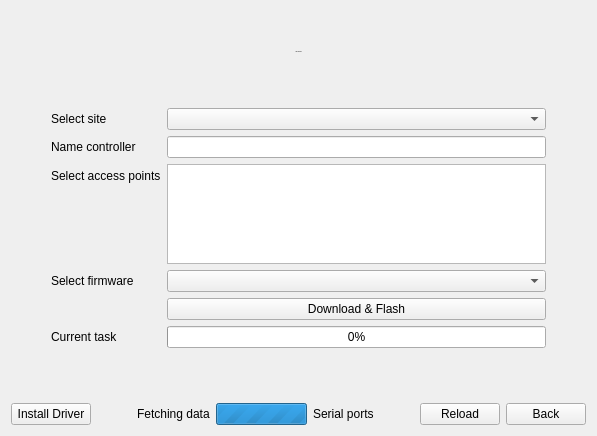
      <widget class="QWidget" name="addControllerPage">
       <layout class="QVBoxLayout" name="verticalLayout_5">
        <item>
         <spacer name="verticalSpacer_6">
          <property name="orientation">
           <enum>Qt::Vertical</enum>
          </property>
          <property name="sizeHint" stdset="0">
           <size>
            <width>20</width>
            <height>40</height>
           </size>
          </property>
         </spacer>
        </item>
        <item>
         <widget class="QLabel" name="addHeader">
          <property name="font">
           <font>
            <family>Roboto</family>
            <pointsize>-1</pointsize>
           </font>
          </property>
          <property name="text">
           <string>Add Controller</string>
          </property>
          <property name="alignment">
           <set>Qt::AlignCenter</set>
          </property>
         </widget>
        </item>
        <item>
         <spacer name="verticalSpacer_9">
          <property name="orientation">
           <enum>Qt::Vertical</enum>
          </property>
          <property name="sizeHint" stdset="0">
           <size>
            <width>20</width>
            <height>40</height>
           </size>
          </property>
         </spacer>
        </item>
        <item>
         <widget class="QWidget" name="addForm" native="true">
          <layout class="QFormLayout" name="addForm2">
           <property name="leftMargin">
            <number>40</number>
           </property>
           <property name="rightMargin">
            <number>40</number>
           </property>
           <item row="0" column="0">
            <widget class="QLabel" name="label_2">
             <property name="text">
              <string>Select site</string>
             </property>
            </widget>
           </item>
           <item row="0" column="1">
            <widget class="QComboBox" name="addControllerSitesComboBox"/>
           </item>
           <item row="1" column="0">
            <widget class="QLabel" name="label_3">
             <property name="text">
              <string>Name controller</string>
             </property>
            </widget>
           </item>
           <item row="1" column="1">
            <widget class="QLineEdit" name="addControllerNameLineEdit"/>
           </item>
           <item row="2" column="1">
            <widget class="QListView" name="addControllerAPListView">
             <property name="maximumSize">
              <size>
               <width>16777215</width>
               <height>100</height>
              </size>
             </property>
             <property name="toolTip">
              <string>Checked WiFi connections are saved to the controller</string>
             </property>
            </widget>
           </item>
           <item row="4" column="0">
            <widget class="QLabel" name="label_9">
             <property name="text">
              <string>Select firmware</string>
             </property>
            </widget>
           </item>
           <item row="4" column="1">
            <widget class="QComboBox" name="addControllerFirmwaresComboBox"/>
           </item>
           <item row="6" column="1">
            <widget class="QProgressBar" name="addControllerProgressBar">
             <property name="value">
              <number>0</number>
             </property>
            </widget>
           </item>
           <item row="6" column="0">
            <widget class="QLabel" name="addControllerProgressText">
             <property name="text">
              <string>Current task</string>
             </property>
            </widget>
           </item>
           <item row="5" column="1">
            <widget class="QPushButton" name="addControllerFlashButton">
             <property name="text">
              <string>Download &amp;&amp; Flash</string>
             </property>
            </widget>
           </item>
           <item row="2" column="0">
            <widget class="QLabel" name="label_15">
             <property name="text">
              <string>Select access points</string>
             </property>
             <property name="alignment">
              <set>Qt::AlignLeading|Qt::AlignLeft|Qt::AlignVCenter</set>
             </property>
            </widget>
           </item>
          </layout>
         </widget>
        </item>
        <item>
         <spacer name="verticalSpacer_7">
          <property name="orientation">
           <enum>Qt::Vertical</enum>
          </property>
          <property name="sizeHint" stdset="0">
           <size>
            <width>20</width>
            <height>40</height>
           </size>
          </property>
         </spacer>
        </item>
        <item>
         <layout class="QHBoxLayout" name="horizontalLayout_4">
          <item>
           <widget class="QPushButton" name="addControllerDriverButton">
            <property name="text">
             <string>Install Driver</string>
            </property>
           </widget>
          </item>
          <item>
           <spacer name="horizontalSpacer_6">
            <property name="orientation">
             <enum>Qt::Horizontal</enum>
            </property>
            <property name="sizeHint" stdset="0">
             <size>
              <width>40</width>
              <height>20</height>
             </size>
            </property>
           </spacer>
          </item>
          <item>
           <widget class="QLabel" name="addControllerLoadingText">
            <property name="text">
             <string>Fetching data</string>
            </property>
           </widget>
          </item>
          <item>
           <widget class="QProgressBar" name="addControllerLoadingBar">
            <property name="maximum">
             <number>0</number>
            </property>
            <property name="value">
             <number>-1</number>
            </property>
           </widget>
          </item>
          <item>
           <widget class="QLabel" name="addControllerSerialPortsText">
            <property name="text">
             <string>Serial ports</string>
            </property>
           </widget>
          </item>
          <item>
           <spacer name="horizontalSpacer_11">
            <property name="orientation">
             <enum>Qt::Horizontal</enum>
            </property>
            <property name="sizeHint" stdset="0">
             <size>
              <width>40</width>
              <height>20</height>
             </size>
            </property>
           </spacer>
          </item>
          <item>
           <widget class="QPushButton" name="addControllerReloadButton">
            <property name="text">
             <string>Reload</string>
            </property>
           </widget>
          </item>
          <item>
           <widget class="QPushButton" name="addControllerBackButton">
            <property name="text">
             <string>Back</string>
            </property>
           </widget>
          </item>
         </layout>
        </item>
       </layout>
      </widget>
